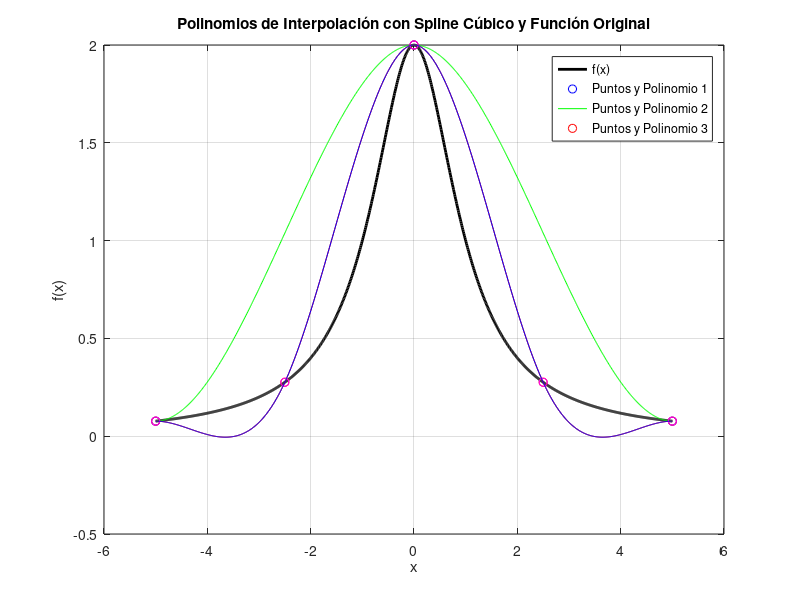

Source code (MATLAB):
% Definir la función original f(x)
f = @(x) 2 ./ (1 + x.^2);

% Datos de interpolación
x1 = [-5, 0, 5];
y1 = f(x1);
x2 = [-5, -2.5, 0, 2.5, 5];
y2 = f(x2);
x3 = [-5, -2.5, 0, 2.5, 5];
y3 = f(x3);

% Interpolación en x=4 mediante spline cúbico
valor1 = interp1(x1, y1, 4, 'spline');
valor2 = interp1(x2, y2, 4, 'spline');
valor3 = interp1(x3, y3, 4, 'spline');

% Calcular polinomios de interpolación con spline cúbico
coef1 = spline(x1, [0, y1, 0]);
coef2 = spline(x2, [0, y2, 0]);
coef3 = spline(x3, [0, y3, 0]);
P1 = ppval(coef1, x1); % Evaluar el polinomio en los puntos x1
P2 = ppval(coef2, x2); % Evaluar el polinomio en los puntos x2
P3 = ppval(coef3, x3); % Evaluar el polinomio en los puntos x3

% Graficar los polinomios de interpolación con spline cúbico y la función original
x_values = linspace(-5, 5, 1000);
y_values = f(x_values);

figure;
plot(x_values, y_values, 'k-', 'LineWidth', 2); % Función original
hold on
plot(x1, y1, 'bo', x_values, ppval(coef1, x_values), 'g-'); % Puntos y polinomio 1
plot(x2, y2, 'ro', x_values, ppval(coef2, x_values), 'r-'); % Puntos y polinomio 2
plot(x3, y3, 'mo', x_values, ppval(coef3, x_values), 'b-'); % Puntos y polinomio 3

legend('f(x)', 'Puntos y Polinomio 1', 'Puntos y Polinomio 2', 'Puntos y Polinomio 3');
xlabel('x');
ylabel('f(x)');
title('Polinomios de Interpolación con Spline Cúbico y Función Original');
grid on;

